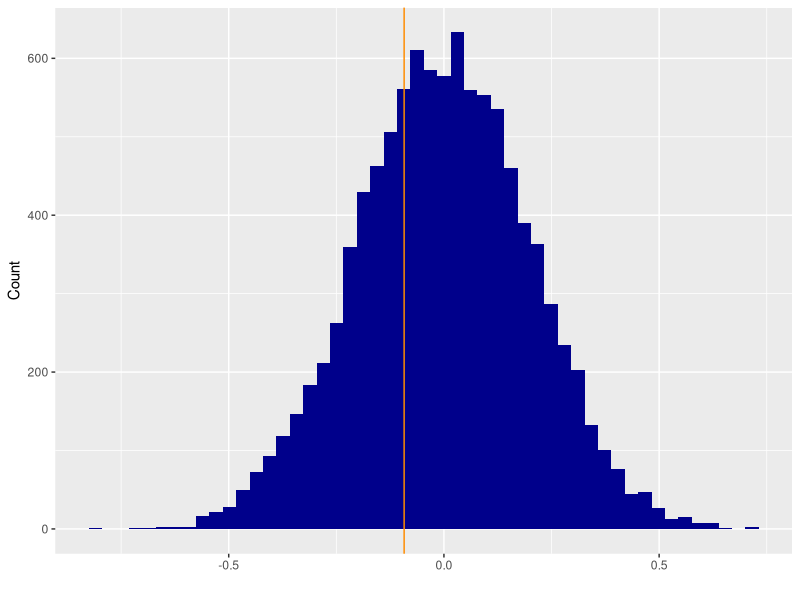

Here is the R script that generated this plot:
## ---- chunk 1
library(tidyverse)

permutation_mean <- function(dataset, name, count, group1, group2, no_perm=10000){
#permute and save difference in mean per round
dataset <- dataset %>% rename("count"=count, "name"=name)
r <- rep(NA,no_perm)  
for (i in 1:length(r)) {
  #shuffle dataset
  p <- cbind(vec1 = dataset$name, count = sample(dataset$count)) %>% 
    as.tibble()
  
  #calculate mean for group 1
  g1 <- p %>% 
    filter(vec1 == group1) %>% 
    summarise(mean(as.numeric(count)))
  
  #calculate mean for group 2
  g2 <- p %>% 
    filter(vec1 == group2) %>% 
    summarise(mean(as.numeric(count))) 
  
  #add difference in mean to vector
  r[i] <- as.numeric(g1) - as.numeric(g2)
  
  if(i%%1000==0) {        #tracker
    cat(i, "\n")
    flush.console()
  }
}

#create df with values for null distribution
pd <- data.frame(i=1:length(r), value=r) %>% 
  tbl_df()

#the observed difference
observed <- (dataset %>% filter(name == group1) %>% summarise(mean(as.numeric(count))))-(dataset %>% filter(name==group2) %>% summarise(mean(as.numeric(count))))

#plotting the null distribution and observed difference with the observed as a line
plot <- ggplot(data = pd, mapping = aes(x=value)) + 
  geom_histogram(fill="darkblue", bins=50) +
  geom_vline(color="darkorange",xintercept = as.numeric(observed)) + 
  xlab("")+
  ylab("Count")

#permuted p-value. 1 is added because we always expect the next one to be significant (of permuted values)
p_value <- ((sum(abs(r) >= abs(observed[,1]))+1)/(length(r)+1))
return (list(p_value, plot))
}


names <- c(replicate(50,"Something"), replicate(50, "Something_else"))
test <- as.tibble(rnorm(100)) %>% mutate(names=names)

permutation_mean(test, "names", "value", "Something", "Something_else")
